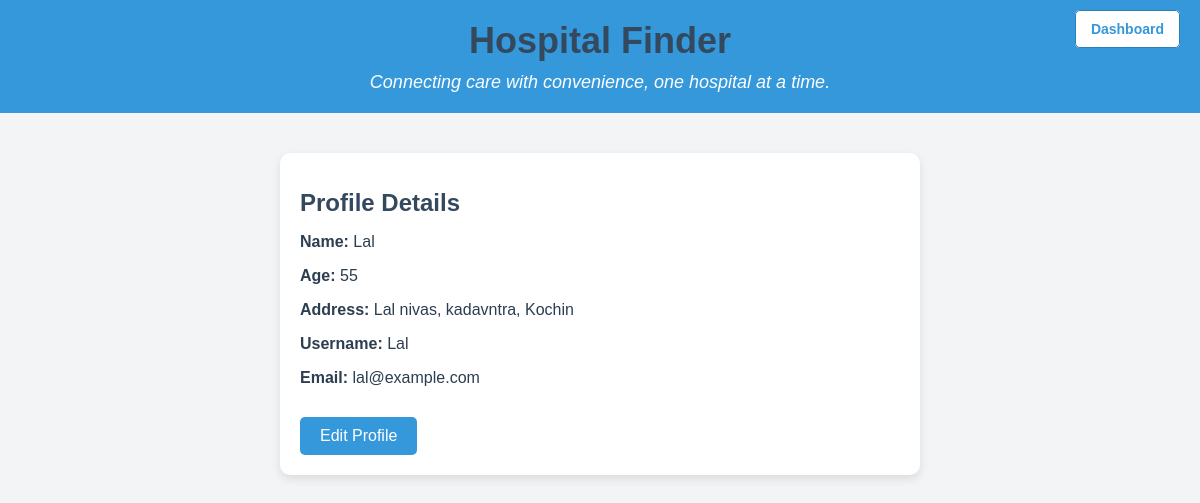
/client/profile (signed in), run on the app's committed database.
### app/models.py (models this page shows, shortened)
class Client(db.Model):
    id = db.Column(db.Integer, primary_key=True)
    name = db.Column(db.String(100), nullable=False)
    age = db.Column(db.Integer, nullable=False)
    address = db.Column(db.String(250), nullable=False)
    user_id = db.Column(db.Integer, db.ForeignKey('user.id'), nullable=False)
    user = db.relationship('User', backref=db.backref('client_details', lazy=True))

class User(db.Model, UserMixin):
    id = db.Column(db.Integer, primary_key=True)
    username = db.Column(db.String(80), nullable=False, unique=True)
    email = db.Column(db.String(120), nullable=False, unique=True)
    password = db.Column(db.String(200), nullable=False)
    role = db.Column(db.String(20), nullable=False)  # 'admin', 'hospital', 'client'
    hospital_id = db.Column(db.Integer, db.ForeignKey('hospital.id'), nullable=True)
    client_info = db.relationship('Client', backref='user_client', uselist=False, lazy=True)

### app/routes/client_routes.py (the view)
@bp.route('/profile', methods=['GET'])
@login_required
def client_profile():
    profile = {
        "username": current_user.username,
        "email": current_user.email,
        "client_info": {
            "name": current_user.client_info.name if current_user.client_info else None,
            "age": current_user.client_info.age if current_user.client_info else None,
            "address": current_user.client_info.address if current_user.client_info else None
        }
    }
    return render_template('client/profile.html', profile=profile)

### app/__init__.py (called while the page is built)
@login_manager.user_loader
def load_user(user_id):
    from app.models import User
    return User.query.get(int(user_id))  # Fixing the missing parentheses

### app/templates/client/profile.html (shortened to what this page needs)
<!DOCTYPE html>
<html lang="en">
<head>
</head>
<body>
    <div class="header">
        <h1>Hospital Finder</h1>
        <p>Connecting care with convenience, one hospital at a time.</p>
        <div class="header-buttons">
            <a href="/client/dashboard">Dashboard</a>
        </div>
    </div>
    <div class="container">
        <h1>Profile Details</h1>
        {% if profile.client_info %}
            <p><strong>Name:</strong> {{ profile.client_info.name }}</p>
            <p><strong>Age:</strong> {{ profile.client_info.age }}</p>
            <p><strong>Address:</strong> {{ profile.client_info.address }}</p>
        {% endif %}
        <p><strong>Username:</strong> {{ profile.username }}</p>
        <p><strong>Email:</strong> {{ profile.email }}</p>
        <a href="/client/edit-profile" class="button">Edit Profile</a>
    </div>
</body>
</html>

### app/templates/client/profile.html (style rules this page uses)
body { font-family: Arial, sans-serif; margin: 0; padding: 0; background-color: #f3f4f6; color: #2c3e50; }
.header { background-color: #3498db; color: white; text-align: center; padding: 20px 0; position: relative; }
.header h1 { margin: 0; font-size: 36px; }
.header p { margin: 10px 0 0; font-size: 18px; font-style: italic; }
.header-buttons { position: absolute; top: 20px; right: 20px; }
.header-buttons a { text-decoration: none; padding: 10px 15px; margin-left: 10px; color: #3498db; background-color: white; border-radius: 5px; font-size: 14px; font-weight: bold; border: 1px solid #2980b9; }
.container { max-width: 600px; margin: 40px auto; background: white; padding: 20px; border-radius: 10px; box-shadow: 0 4px 10px rgba(0, 0, 0, 0.1); }
h1 { color: #34495e; font-size: 24px; }
p { font-size: 16px; margin-bottom: 10px; }
.button { display: inline-block; padding: 10px 20px; margin-top: 20px; font-size: 16px; color: white; background-color: #3498db; border: none; border-radius: 5px; text-decoration: none; text-align: center; }

### data on the page
Client: client_info.name "Lal", client_info.address "Lal nivas, kadavntra, Kochin"
User: username "Lal", email "lal@example.com"

### other printed values
{{ profile.client_info.age }} "55"
